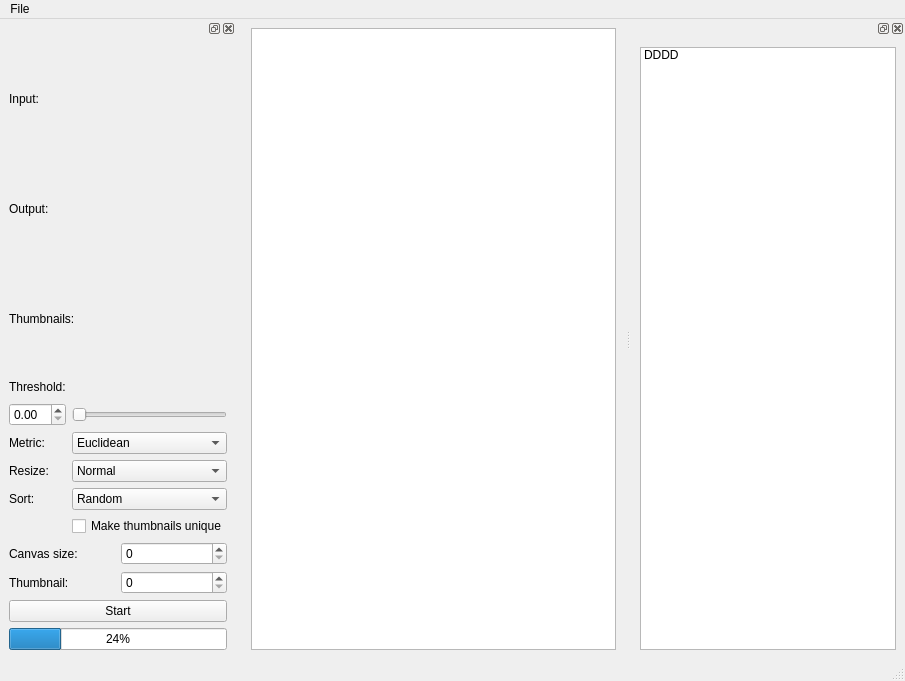
<?xml version="1.0" encoding="UTF-8"?>
<ui version="4.0">
 <class>MainWindow</class>
 <widget class="QMainWindow" name="MainWindow">
  <property name="geometry">
   <rect>
    <x>0</x>
    <y>0</y>
    <width>905</width>
    <height>681</height>
   </rect>
  </property>
  <property name="windowTitle">
   <string>MainWindow</string>
  </property>
  <widget class="QWidget" name="centralwidget">
   <layout class="QVBoxLayout" name="verticalLayout">
    <item>
     <widget class="QGraphicsView" name="graphicsView"/>
    </item>
   </layout>
  </widget>
  <widget class="QMenuBar" name="menubar">
   <property name="geometry">
    <rect>
     <x>0</x>
     <y>0</y>
     <width>905</width>
     <height>22</height>
    </rect>
   </property>
   <widget class="QMenu" name="menuFile">
    <property name="title">
     <string>File</string>
    </property>
   </widget>
   <addaction name="menuFile"/>
  </widget>
  <widget class="QStatusBar" name="statusbar"/>
  <widget class="QDockWidget" name="dockWidget_3">
   <property name="sizePolicy">
    <sizepolicy hsizetype="Expanding" vsizetype="Preferred">
     <horstretch>8</horstretch>
     <verstretch>0</verstretch>
    </sizepolicy>
   </property>
   <property name="baseSize">
    <size>
     <width>90</width>
     <height>0</height>
    </size>
   </property>
   <attribute name="dockWidgetArea">
    <number>1</number>
   </attribute>
   <widget class="QWidget" name="dockWidgetContents_3">
    <property name="sizePolicy">
     <sizepolicy hsizetype="Maximum" vsizetype="Preferred">
      <horstretch>0</horstretch>
      <verstretch>0</verstretch>
     </sizepolicy>
    </property>
    <layout class="QVBoxLayout" name="_2">
     <item>
      <layout class="QGridLayout" name="gridLayout">
       <property name="sizeConstraint">
        <enum>QLayout::SetDefaultConstraint</enum>
       </property>
       <property name="topMargin">
        <number>0</number>
       </property>
       <property name="bottomMargin">
        <number>0</number>
       </property>
       <item row="8" column="0">
        <layout class="QHBoxLayout" name="horizontalLayout_4">
         <property name="topMargin">
          <number>0</number>
         </property>
         <item>
          <widget class="QLabel" name="label_5">
           <property name="text">
            <string>Output: </string>
           </property>
          </widget>
         </item>
         <item alignment="Qt::AlignRight">
          <widget class="KUrlComboRequester" name="kurlcomborequester_2">
           <property name="sizePolicy">
            <sizepolicy hsizetype="Expanding" vsizetype="Preferred">
             <horstretch>0</horstretch>
             <verstretch>0</verstretch>
            </sizepolicy>
           </property>
           <property name="maximumSize">
            <size>
             <width>16777215</width>
             <height>16777215</height>
            </size>
           </property>
          </widget>
         </item>
        </layout>
       </item>
       <item row="14" column="0">
        <layout class="QHBoxLayout" name="horizontalLayout_5">
         <property name="topMargin">
          <number>0</number>
         </property>
         <item>
          <widget class="QLabel" name="label_3">
           <property name="text">
            <string>Thumbnails: </string>
           </property>
          </widget>
         </item>
         <item alignment="Qt::AlignRight">
          <widget class="KUrlComboRequester" name="kurlcomborequester_3">
           <property name="sizePolicy">
            <sizepolicy hsizetype="Expanding" vsizetype="Preferred">
             <horstretch>0</horstretch>
             <verstretch>0</verstretch>
            </sizepolicy>
           </property>
           <property name="maximumSize">
            <size>
             <width>16777215</width>
             <height>16777215</height>
            </size>
           </property>
           <property name="mode">
            <set>KFile::Directory|KFile::ExistingOnly|KFile::LocalOnly</set>
           </property>
          </widget>
         </item>
        </layout>
       </item>
       <item row="3" column="0">
        <layout class="QHBoxLayout" name="horizontalLayout_2">
         <property name="leftMargin">
          <number>0</number>
         </property>
         <property name="topMargin">
          <number>0</number>
         </property>
         <item>
          <widget class="QLabel" name="label_4">
           <property name="text">
            <string>Input: </string>
           </property>
           <property name="alignment">
            <set>Qt::AlignLeading|Qt::AlignLeft|Qt::AlignVCenter</set>
           </property>
           <property name="margin">
            <number>0</number>
           </property>
           <property name="indent">
            <number>0</number>
           </property>
           <property name="openExternalLinks">
            <bool>false</bool>
           </property>
          </widget>
         </item>
         <item alignment="Qt::AlignRight">
          <widget class="KUrlComboRequester" name="kurlcomborequester">
           <property name="sizePolicy">
            <sizepolicy hsizetype="Expanding" vsizetype="Preferred">
             <horstretch>0</horstretch>
             <verstretch>0</verstretch>
            </sizepolicy>
           </property>
           <property name="maximumSize">
            <size>
             <width>16777215</width>
             <height>16777215</height>
            </size>
           </property>
          </widget>
         </item>
        </layout>
       </item>
       <item row="16" column="0">
        <layout class="QGridLayout" name="gridLayout_2">
         <property name="topMargin">
          <number>0</number>
         </property>
         <property name="bottomMargin">
          <number>0</number>
         </property>
         <item row="4" column="1">
          <widget class="QComboBox" name="comboBox_3">
           <item>
            <property name="text">
             <string>Random</string>
            </property>
           </item>
           <item>
            <property name="text">
             <string>Ignore</string>
            </property>
           </item>
           <item>
            <property name="text">
             <string>A-Z</string>
            </property>
           </item>
           <item>
            <property name="text">
             <string>Z-A</string>
            </property>
           </item>
          </widget>
         </item>
         <item row="2" column="0">
          <widget class="QLabel" name="label_2">
           <property name="text">
            <string>Metric: </string>
           </property>
          </widget>
         </item>
         <item row="1" column="0">
          <widget class="QDoubleSpinBox" name="doubleSpinBox"/>
         </item>
         <item row="0" column="1">
          <spacer name="horizontalSpacer">
           <property name="orientation">
            <enum>Qt::Horizontal</enum>
           </property>
           <property name="sizeHint" stdset="0">
            <size>
             <width>40</width>
             <height>20</height>
            </size>
           </property>
          </spacer>
         </item>
         <item row="0" column="0">
          <widget class="QLabel" name="label">
           <property name="text">
            <string>Threshold:</string>
           </property>
          </widget>
         </item>
         <item row="2" column="1">
          <widget class="QComboBox" name="comboBox">
           <property name="accessibleName">
            <string notr="true"/>
           </property>
           <property name="editable">
            <bool>false</bool>
           </property>
           <property name="modelColumn">
            <number>0</number>
           </property>
           <item>
            <property name="text">
             <string>Euclidean</string>
            </property>
           </item>
           <item>
            <property name="text">
             <string>Max</string>
            </property>
           </item>
           <item>
            <property name="text">
             <string>Manhattan</string>
            </property>
           </item>
          </widget>
         </item>
         <item row="4" column="0">
          <widget class="QLabel" name="label_6">
           <property name="text">
            <string>Sort:</string>
           </property>
          </widget>
         </item>
         <item row="3" column="1">
          <widget class="QComboBox" name="comboBox_2">
           <item>
            <property name="text">
             <string>Normal</string>
            </property>
           </item>
           <item>
            <property name="text">
             <string>Scale</string>
            </property>
           </item>
           <item>
            <property name="text">
             <string>Adaptive</string>
            </property>
           </item>
           <item>
            <property name="text">
             <string>Crop</string>
            </property>
           </item>
          </widget>
         </item>
         <item row="3" column="0">
          <widget class="QLabel" name="label_7">
           <property name="text">
            <string>Resize:</string>
           </property>
          </widget>
         </item>
         <item row="5" column="1">
          <widget class="QCheckBox" name="checkBox">
           <property name="text">
            <string>Make thumbnails unique</string>
           </property>
          </widget>
         </item>
         <item row="1" column="1">
          <widget class="QSlider" name="horizontalSlider">
           <property name="orientation">
            <enum>Qt::Horizontal</enum>
           </property>
          </widget>
         </item>
        </layout>
       </item>
       <item row="18" column="0">
        <layout class="QGridLayout" name="gridLayout_3">
         <property name="bottomMargin">
          <number>0</number>
         </property>
         <item row="2" column="0">
          <widget class="QLabel" name="label_8">
           <property name="text">
            <string>Canvas size: </string>
           </property>
          </widget>
         </item>
         <item row="3" column="0">
          <widget class="QLabel" name="label_9">
           <property name="text">
            <string>Thumbnail: </string>
           </property>
          </widget>
         </item>
         <item row="2" column="1">
          <widget class="QSpinBox" name="spinBox_2"/>
         </item>
         <item row="3" column="1">
          <widget class="QSpinBox" name="spinBox">
           <property name="inputMethodHints">
            <set>Qt::ImhNone</set>
           </property>
           <property name="specialValueText">
            <string/>
           </property>
          </widget>
         </item>
        </layout>
       </item>
      </layout>
     </item>
     <item>
      <widget class="QPushButton" name="pushButton">
       <property name="text">
        <string>Start</string>
       </property>
      </widget>
     </item>
     <item>
      <widget class="QProgressBar" name="progressBar">
       <property name="value">
        <number>24</number>
       </property>
      </widget>
     </item>
    </layout>
   </widget>
  </widget>
  <widget class="QDockWidget" name="dockWidget">
   <property name="sizePolicy">
    <sizepolicy hsizetype="Preferred" vsizetype="Preferred">
     <horstretch>0</horstretch>
     <verstretch>0</verstretch>
    </sizepolicy>
   </property>
   <attribute name="dockWidgetArea">
    <number>2</number>
   </attribute>
   <widget class="QWidget" name="dockWidgetContents">
    <layout class="QHBoxLayout" name="horizontalLayout_3">
     <item>
      <widget class="QListWidget" name="listWidget">
       <property name="sizePolicy">
        <sizepolicy hsizetype="Expanding" vsizetype="Expanding">
         <horstretch>0</horstretch>
         <verstretch>0</verstretch>
        </sizepolicy>
       </property>
       <item>
        <property name="text">
         <string>DDDD</string>
        </property>
       </item>
      </widget>
     </item>
    </layout>
   </widget>
  </widget>
 </widget>
 <customwidgets>
  <customwidget>
   <class>KUrlComboRequester</class>
   <extends>KUrlRequester</extends>
   <header>kurlrequester.h</header>
  </customwidget>
  <customwidget>
   <class>KUrlRequester</class>
   <extends>QFrame</extends>
   <header>kurlrequester.h</header>
  </customwidget>
 </customwidgets>
 <resources/>
 <connections/>
</ui>
